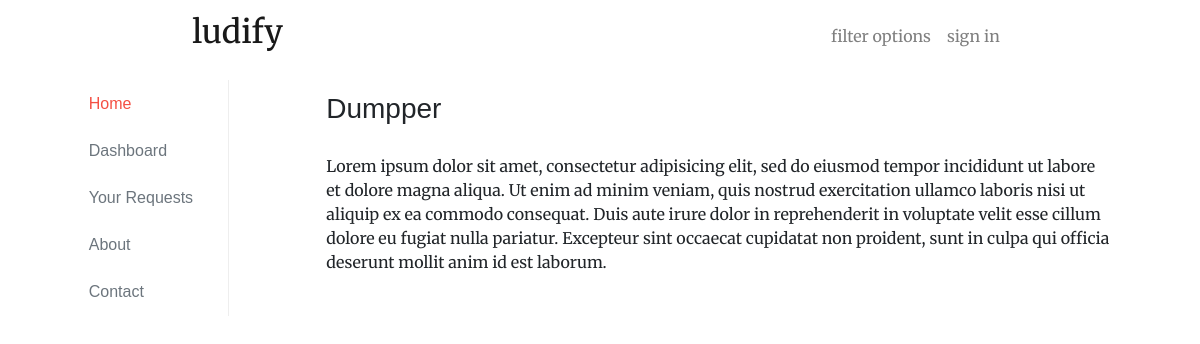
Page /view_article.php?article_id=1004 on the committed database.
### tables this page shows
CREATE TABLE IF NOT EXISTS `articles` (
  `article_id` int(11) NOT NULL AUTO_INCREMENT,
  `article_title` varchar(100) DEFAULT NULL,
  `article_body` text,
  `file_id` int(11) DEFAULT NULL,
  `author_id` int(11) DEFAULT NULL,
  `article_category` varchar(50) NOT NULL,
  `date_of_upload` date NOT NULL,
  PRIMARY KEY (`article_id`),
  KEY `file_id` (`file_id`),
  KEY `uploader_id` (`author_id`),
  CONSTRAINT `articles_ibfk_1` FOREIGN KEY (`file_id`) REFERENCES `files` (`file_id`),
  CONSTRAINT `articles_ibfk_2` FOREIGN KEY (`author_id`) REFERENCES `users` (`user_id`)
);

### view_article.php (the view, shortened to what this page needs)
<?php include 'partial_upper.php'; ?>
<div class="container">
	<div class="row">
		<div class="col-md-2 container">
			<div class="card sidebar sidebar-left">
				<ul class="list-group-flush" style="padding:0; margin-bottom: 0;">
					<a href="." class="list-group-item" style="color:#F44336;opacity: 0.93;">Home</a>
					<a href="#" class="list-group-item text-muted">Dashboard</a>
					<a href="#" class="list-group-item text-muted">Your Requests</a>
					<a href="#" class="list-group-item text-muted">About</a>
					<a href="#" class="list-group-item text-muted">Contact</a>
				</ul>
			</div>
		</div>
		<div class="col-md-9 container main-content">
			<?php
				$id = $_GET['article_id'];
				$query = "SELECT * FROM articles WHERE article_id = $id";
				$result = mysqli_query($conn, $query);
				$row = mysqli_fetch_assoc($result);
			?>
			<div class="card border-0">
				<div class="card-header">
					<h3><?= $row['article_title']; ?> </h3>
				</div>
				<div class="card-body">
					<?= $row['article_body']; ?>
				</div>
			</div>
		</div>
	</div>
</div>
<?php include 'partial_lower.php'; ?>

### assets/css/custom.css (style rules this page uses)
* { font-family: 'Merriweather', 'Times New Roman', serif; }
.card { border-radius: 0; margin-bottom: 16px; }
.sidebar-left { border: none; border-right:1px solid #eee; }
.sidebar .list-group-item { font-family: 'Merriweather Sans', sans-serif; border: none; }
.card-header { background-color: transparent; border: none; font-family: 'Merriweather Sans', sans-serif; padding-bottom: 0; }

### rows in the picture
articles: article_title "Dumpper", article_body "Lorem ipsum dolor sit amet, consectetur adipisicing elit, sed do eiusmod tempor incididunt ut labore et dolore magna aliqua. Ut enim ad minim veniam, quis nostrud exercitation ullamco laboris nisi ut aliquip ex ea commodo consequat. Duis aute irure dolor in reprehenderit in voluptate velit esse cillum dolore eu fugiat nulla pariatur. Excepteur sint occaecat cupidatat non proident, sunt in culpa qui officia deserunt mollit anim id est laborum."
